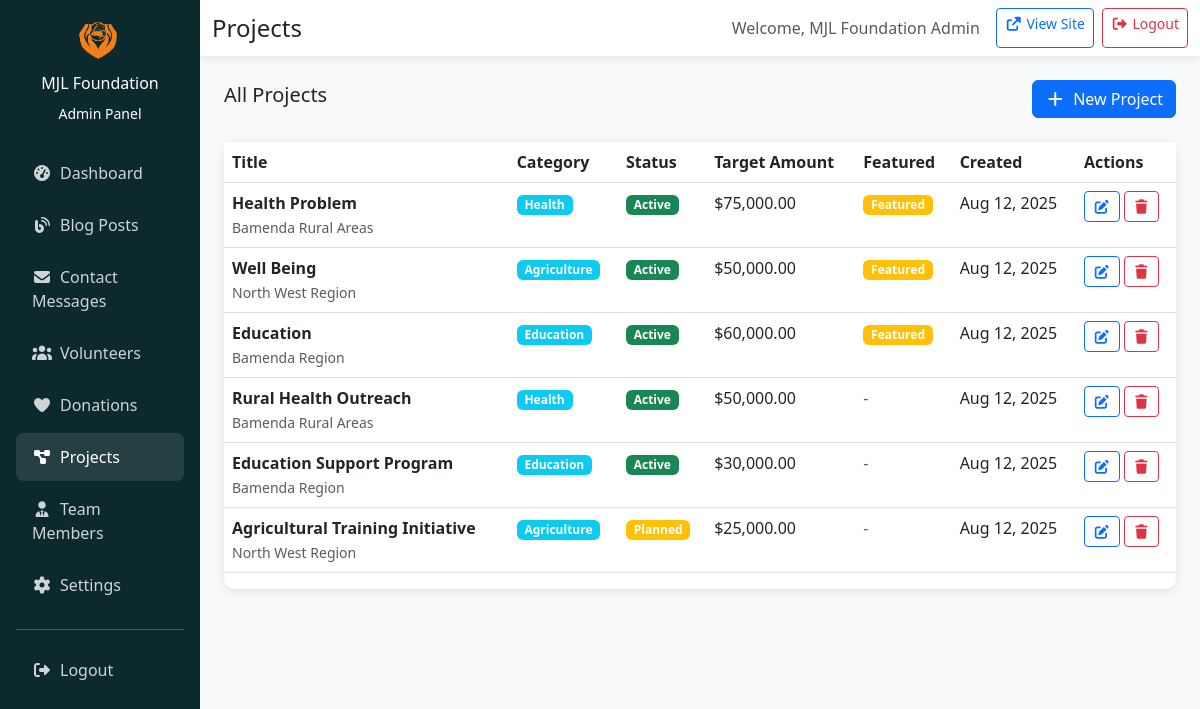
The app's page /admin/projects.php (signed in) with its own data.
### tables this page shows
CREATE TABLE projects (
    id INT AUTO_INCREMENT PRIMARY KEY,
    title VARCHAR(255) NOT NULL,
    slug VARCHAR(255) UNIQUE NOT NULL,
    description TEXT,
    content LONGTEXT,
    featured_image VARCHAR(255),
    category ENUM('health', 'education', 'agriculture', 'psychosocial', 'economic') NOT NULL,
    status ENUM('active', 'completed', 'planned') DEFAULT 'active',
    start_date DATE,
    end_date DATE,
    target_amount DECIMAL(10,2),
    raised_amount DECIMAL(10,2) DEFAULT 0.00,
    location VARCHAR(255),
    beneficiaries_count INT,
    is_featured BOOLEAN DEFAULT FALSE,
    created_at TIMESTAMP DEFAULT CURRENT_TIMESTAMP,
    updated_at TIMESTAMP DEFAULT CURRENT_TIMESTAMP ON UPDATE CURRENT_TIMESTAMP
);

### admin/projects.php (the view, shortened to what this page needs)
<?php
require_once '../includes/config.php';
$action = $_GET['action'] ?? 'list';
$projects = [];
if ($action === 'list') {
    try {
        $stmt = $pdo->query("SELECT * FROM projects ORDER BY created_at DESC");
        $projects = $stmt->fetchAll();
    } catch (PDOException $e) {
        $message = '<div class="alert alert-danger">Error loading projects: ' . $e->getMessage() . '</div>';
    }
}
?>
<!DOCTYPE html>
<html lang="en">
<head>
    <link href="https://cdn.jsdelivr.net/npm/bootstrap@5.3.0/dist/css/bootstrap.min.css" rel="stylesheet">
    <link rel="stylesheet" href="https://cdnjs.cloudflare.com/ajax/libs/font-awesome/7.0.0/css/all.min.css">
</head>
<body>
    <div class="container-fluid">
        <div class="row">
            <div class="col-md-3 col-lg-2 px-0">
                <div class="sidebar p-3">
                    <div class="text-center mb-4">
                        <img src="../assets/images/logo.png" alt="MJL Foundation" height="50" class="mb-2">
                        <h6>MJL Foundation</h6>
                        <small>Admin Panel</small>
                    </div>
                    <nav class="nav flex-column">
                        <a class="nav-link" href="dashboard.php">
                            <i class="fas fa-tachometer-alt me-2"></i>Dashboard
                        </a>
                        <a class="nav-link" href="blog-posts.php">
                            <i class="fas fa-blog me-2"></i>Blog Posts
                        </a>
                        <a class="nav-link" href="contact-submissions.php">
                            <i class="fas fa-envelope me-2"></i>Contact Messages
                        </a>
                        <a class="nav-link" href="volunteers.php">
                            <i class="fas fa-users me-2"></i>Volunteers
                        </a>
                        <a class="nav-link" href="donations.php">
                            <i class="fas fa-heart me-2"></i>Donations
                        </a>
                        <a class="nav-link active" href="projects.php">
                            <i class="fas fa-project-diagram me-2"></i>Projects
                        </a>
                        <a class="nav-link" href="team.php">
                            <i class="fas fa-user-tie me-2"></i>Team Members
                        </a>
                        <a class="nav-link" href="settings.php">
                            <i class="fas fa-cog me-2"></i>Settings
                        </a>
                        <hr class="my-3">
                        <a class="nav-link" href="logout.php">
                            <i class="fas fa-sign-out-alt me-2"></i>Logout
                        </a>
                    </nav>
                </div>
            </div>
            <div class="col-md-9 col-lg-10 px-0">
                <div class="main-content">
                    <nav class="navbar navbar-expand-lg">
                        <div class="container-fluid">
                            <h4 class="mb-0">
                                <?php if ($action === 'new'): ?>
                                    New Project
                                <?php elseif ($action === 'edit'): ?>
                                    Edit Project
                                <?php else: ?>
                                    Projects
                                <?php endif; ?>
                            </h4>
                            <div class="navbar-nav ms-auto">
                                <span class="navbar-text me-3">
                                    Welcome, <?php echo htmlspecialchars($_SESSION['full_name'] ?? $_SESSION['username'] ?? 'Admin'); ?>
                                </span>
                                <a href="../index.php" class="btn btn-outline-primary btn-sm me-2">
                                    <i class="fas fa-external-link-alt me-1"></i>View Site
                                </a>
                                <a href="logout.php" class="btn btn-outline-danger btn-sm">
                                    <i class="fas fa-sign-out-alt me-1"></i>Logout
                                </a>
                            </div>
                        </div>
                    </nav>
                    <div class="p-4">
                        <?php if ($action === 'list'): ?>
                            <div class="d-flex justify-content-between align-items-center mb-4">
                                <h5>All Projects</h5>
                                <a href="?action=new" class="btn btn-primary">
                                    <i class="fas fa-plus me-2"></i>New Project
                                </a>
                            </div>
                            <div class="table-card">
                                <div class="card-body">
                                    <?php if (empty($projects)): ?>
                                        <p class="text-muted mx-3">No projects found.</p>
                                    <?php else: ?>
                                        <div class="table-responsive">
                                            <table class="table table-hover">
                                                <thead>
                                                    <tr>
                                                        <th>Title</th>
                                                        <th>Category</th>
                                                        <th>Status</th>
                                                        <th>Target Amount</th>
                                                        <th>Featured</th>
                                                        <th>Created</th>
                                                        <th>Actions</th>
                                                    </tr>
                                                </thead>
                                                <tbody>
                                                    <?php foreach ($projects as $project): ?>
                                                        <tr>
                                                            <td>
                                                                <strong><?php echo htmlspecialchars($project['title']); ?></strong>
                                                                <br><small class="text-muted"><?php echo htmlspecialchars($project['location']); ?></small>
                                                            </td>
                                                            <td>
                                                                <span class="badge bg-info"><?php echo ucfirst($project['category']); ?></span>
                                                            </td>
                                                            <td>
                                                                <span class="badge bg-<?php echo $project['status'] === 'active' ? 'success' : ($project['status'] === 'completed' ? 'primary' : 'warning'); ?>">
                                                                    <?php echo ucfirst($project['status']); ?>
                                                                </span>
                                                            </td>
                                                            <td>$<?php echo number_format($project['target_amount'], 2); ?></td>
                                                            <td>
                                                                <?php if ($project['is_featured']): ?>
                                                                    <span class="badge bg-warning">Featured</span>
                                                                <?php else: ?>
                                                                    <span class="text-muted">-</span>
                                                                <?php endif; ?>
                                                            </td>
                                                            <td><?php echo date('M j, Y', strtotime($project['created_at'])); ?></td>
                                                            <td>
                                                                <a href="?action=edit&id=<?php echo $project['id']; ?>" class="btn btn-sm btn-outline-primary">
                                                                    <i class="fas fa-edit"></i>
                                                                </a>
                                                                <button class="btn btn-sm btn-outline-danger" onclick="deleteProject(<?php echo $project['id']; ?>)">
                                                                    <i class="fas fa-trash"></i>
                                                                </button>
                                                            </td>
                                                        </tr>
                                                    <?php endforeach; ?>
                                                </tbody>
                                            </table>
                                        </div>
                                    <?php endif; ?>
                                </div>
                            </div>
                        <?php endif; ?>
                    </div>
                </div>
            </div>
        </div>
    </div>
</body>
</html>

### admin/projects.php (style rules this page uses)
:root { --primary-color: #0c2a2d; --secondary-color: #ff5e28; --accent-color: #67BDB0; }
.sidebar { background: var(--primary-color); min-height: 100vh; color: white; }
.sidebar .nav-link { color: rgba(255,255,255,0.8); padding: 0.75rem 1rem; border-radius: 8px; margin-bottom: 0.25rem; }
.sidebar .nav-link:hover, .sidebar .nav-link.active { color: white; background: rgba(255,255,255,0.1); }
.main-content { background: #f8f9fa; min-height: 100vh; }
.navbar { background: white; box-shadow: 0 2px 10px rgba(0,0,0,0.1); }
.table-card { background: white; border-radius: 10px; box-shadow: 0 2px 10px rgba(0,0,0,0.1); }

### records on screen
projects: title "Health Problem", location "Bamenda Rural Areas", category "Health", status "Active", target_amount "75,000.00", is_featured "Featured", created_at "Aug 12, 2025"
projects: title "Well Being", location "North West Region", category "Agriculture", status "Active", target_amount "50,000.00", is_featured "Featured", created_at "Aug 12, 2025"
projects: title "Education", location "Bamenda Region", category "Education", status "Active", target_amount "60,000.00", is_featured "Featured", created_at "Aug 12, 2025"
projects: title "Rural Health Outreach", location "Bamenda Rural Areas", category "Health", status "Active", target_amount "50,000.00", created_at "Aug 12, 2025"
projects: title "Education Support Program", location "Bamenda Region", category "Education", status "Active", target_amount "30,000.00", created_at "Aug 12, 2025"
projects: title "Agricultural Training Initiative", location "North West Region", category "Agriculture", status "Planned", target_amount "25,000.00", created_at "Aug 12, 2025"

### other values on screen
$_SESSION['full_name'] "MJL Foundation Admin"
